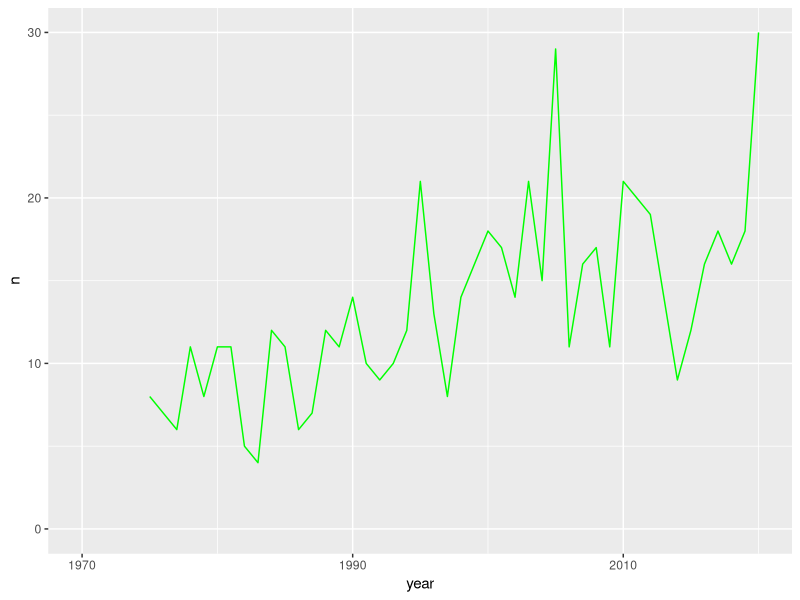

The R source for this figure:
## ---- chunk 1
library(tidyverse)
storm_sample <- storms %>% filter(year > 2000)
## ---- chunk 2
storms %>%
  count(name, year) %>%
  count(year) %>%
  ggplot(aes(year, n)) +
  geom_line(color = "green") +
  scale_x_continuous(limits = c(1970, 2020),
                     breaks = c(1970, 1990, 2010)) +
  scale_y_continuous(limits = c(0, NA))
